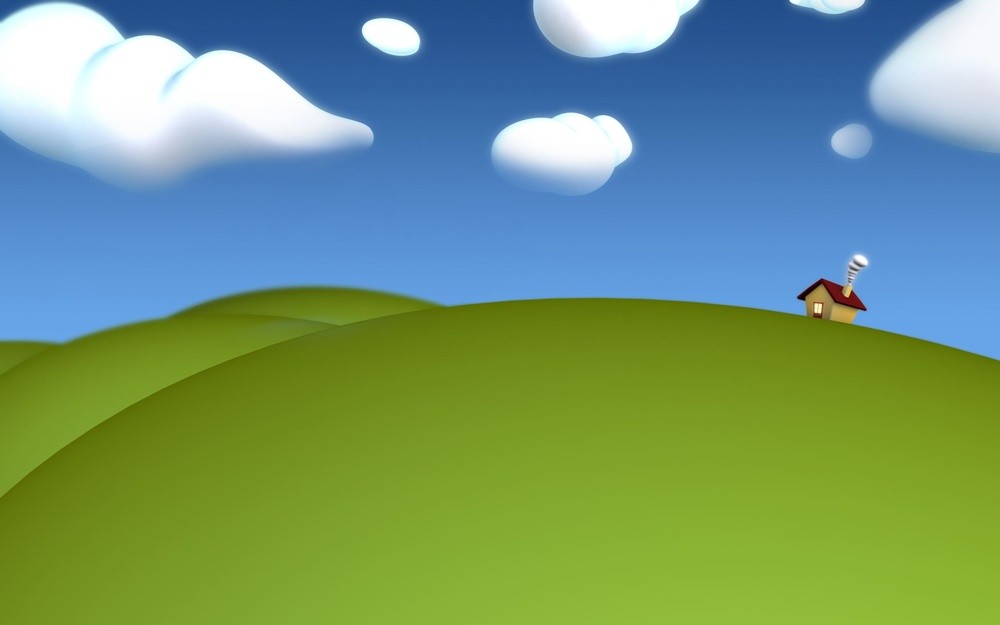
#> input picture Spring 2021/CSCI 6368 - Computer Vision/Mini-projects/Mini-project N1/imagesToProcess/2mbkBZ.jpg, 1000 x 625 px, shrunk from 2560 x 1600 before the run, given in place of ClassHierarchy.jpg, which was not available
$ jupyter execute MiniExam3Preparation.ipynb   (older library calls are emulated)   (text cells are left out)
#> lines starting #> are read from the running program, lines starting #| are printed output that depends on the picture; after the words box and inside, x2 and y2 are one past the last pixel; in counts of white or black regions, pixels touching at a corner belong together; pictures that were not available may be replaced by others from this repository, and a replacement may not be noted
[cell 1]
import numpy as np
import cv2

[cell 2]
hue_image_1 = np.random.randint(low=0, high=181, size=(64, 64))
saturation_image_1 = np.random.randint(low=0, high=256, size=(64, 64))
intensity_image_1 = np.random.randint(low=0, high=256, size=(64, 64))
hue_image_2 = np.random.randint(low=0, high=181, size=(64, 64))
saturation_image_2 = np.random.randint(low=0, high=256, size=(64, 64))
intensity_image_2 = np.random.randint(low=0, high=256, size=(64, 64))

[cell 3]
histogram_image_hue_1 = np.histogram(hue_image_1, bins=10)
histogram_image_saturation_1 = np.histogram(saturation_image_1, bins=10)
histogram_image_intensity_1 = np.histogram(intensity_image_1, bins=10)
histogram_image_hue_2 = np.histogram(hue_image_2, bins=10)
histogram_image_saturation_2 = np.histogram(saturation_image_2, bins=10)
histogram_image_intensity_2 = np.histogram(intensity_image_2, bins=10)

[cell 4]
numerator_sum_hue = 0
numerator_sum_saturation = 0
numerator_sum_intensity = 0

for i in range(0, len(histogram_image_hue_1[0])):
    numerator_sum_hue += np.minimum(histogram_image_hue_1[0][i], histogram_image_hue_2[0][i])
for i in range(0, len(histogram_image_saturation_1[0])):
    numerator_sum_saturation += np.minimum(histogram_image_saturation_1[0][i], histogram_image_saturation_2[0][i])
for i in range(0, len(histogram_image_intensity_1[0])):
    numerator_sum_intensity += np.minimum(histogram_image_intensity_1[0][i], histogram_image_intensity_2[0][i])

denominator_hue = np.minimum(np.sum(histogram_image_hue_1[0]),np.sum(histogram_image_hue_2[0]))
denominator_saturation = np.minimum(np.sum(histogram_image_saturation_1[0]),np.sum(histogram_image_saturation_2[0]))
denominator_intensity = np.minimum(np.sum(histogram_image_intensity_1[0]),np.sum(histogram_image_intensity_2[0]))

[cell 5]
distance_hue = 1-(numerator_sum_hue/denominator_hue)
distance_saturation = 1-(numerator_sum_saturation/denominator_saturation)
distance_intensity = 1-(numerator_sum_intensity/denominator_intensity)
print("Hue distance is: " + str(distance_hue))
print("Saturation distance is: " +str(distance_saturation))
print("Intensity distance is: " +str(distance_intensity))

[cell 6]
import matplotlib.pyplot as plt
import cv2
import sys
from skimage.feature import hog

image = cv2.imread("ClassHierarchy.jpg")
#> image is the input picture: shape (625, 1000, 3); mean B, G, R 117.6, 151.8, 114.7
cv2.imshow('Original Image', image)
cv2.waitKey(0)

fd, hog_image = hog(image, visualize=True, multichannel=True)

cv2.imshow('HOG of Image', hog_image)
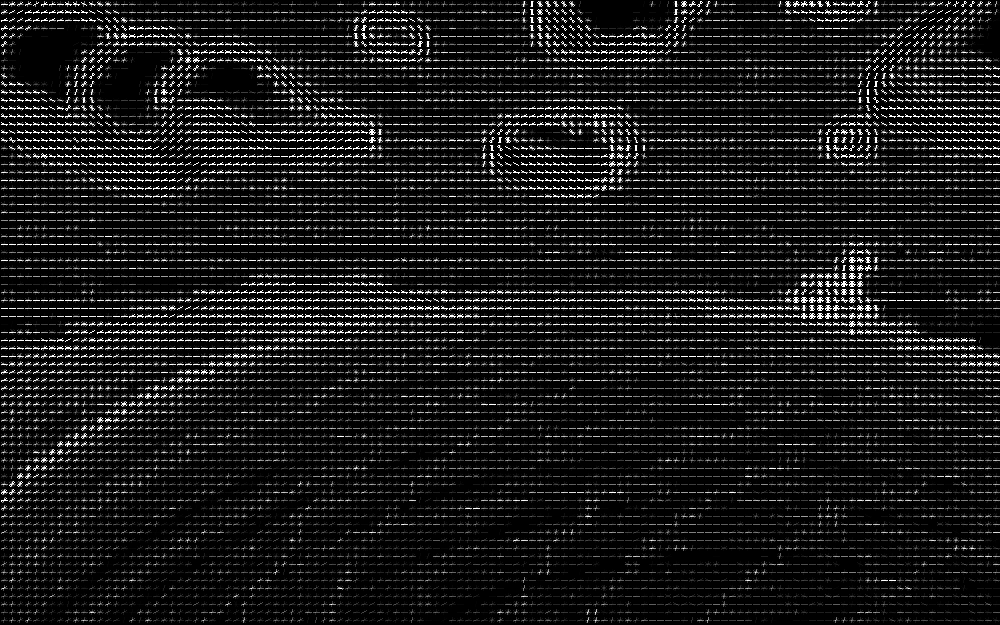
#> window 'HOG of Image': shape (625, 1000); min 0, max 255, mean 25.9
cv2.waitKey(0)
cv2.destroyAllWindows()

[cell 7]
import cv2
import numpy as np

#Video Detection Code

cap = cv2.VideoCapture("test.mp4")

while(True):
    _, frame = cap.read()

    hsv = cv2.cvtColor(frame, cv2.COLOR_BGR2HSV)
#> hsv: shape (625, 1000, 3); mean H, S, V 68.7, 162.3, 176.7
    lower_red1 = np.array([0,120,70])
    upper_red1 = np.array([10,255,255])

    bitwise_mask1 = cv2.inRange(hsv, lower_red1, upper_red1)
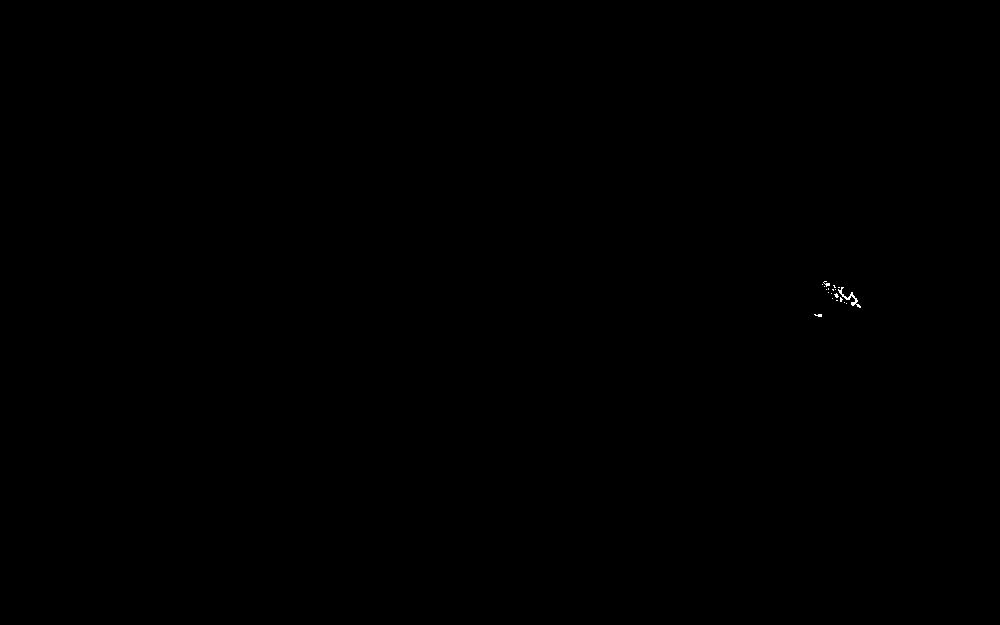
#> bitwise_mask1: shape (625, 1000); 0.03% white in thin lines or dots, all inside (x1, y1, x2, y2) = (814, 281, 861, 317)

    lower_red2 = np.array([170,120,70])
    upper_red2 = np.array([180,255,255])

    bitwise_mask2 = cv2.inRange(hsv, lower_red2, upper_red2)
#> bitwise_mask2: shape (625, 1000); 0.04% white in thin lines or dots, all inside (x1, y1, x2, y2) = (822, 280, 865, 309)

    bitwise_mask = bitwise_mask1 + bitwise_mask2
#> bitwise_mask: shape (625, 1000); 0.07% white; 7 white regions (6 under 20 px), largest, box (x1, y1, x2, y2) and area: (822, 280, 865, 309) 417

    result = cv2.bitwise_and(frame, frame, mask=bitwise_mask)
    cv2.imshow('Original Image',frame)
    cv2.imshow('Bitwise Mask', bitwise_mask)
    cv2.imshow('Result of Detection', result)

    k = cv2.waitKey(5) & 0xFF
#> (key Esc is pressed here)
    if k == 27:
        break

cv2.destroyAllWindows()

cap.release()

[cell 8]
import cv2
import numpy as np

#Image Detection Code

image = cv2.imread("bloodImage.jpg")
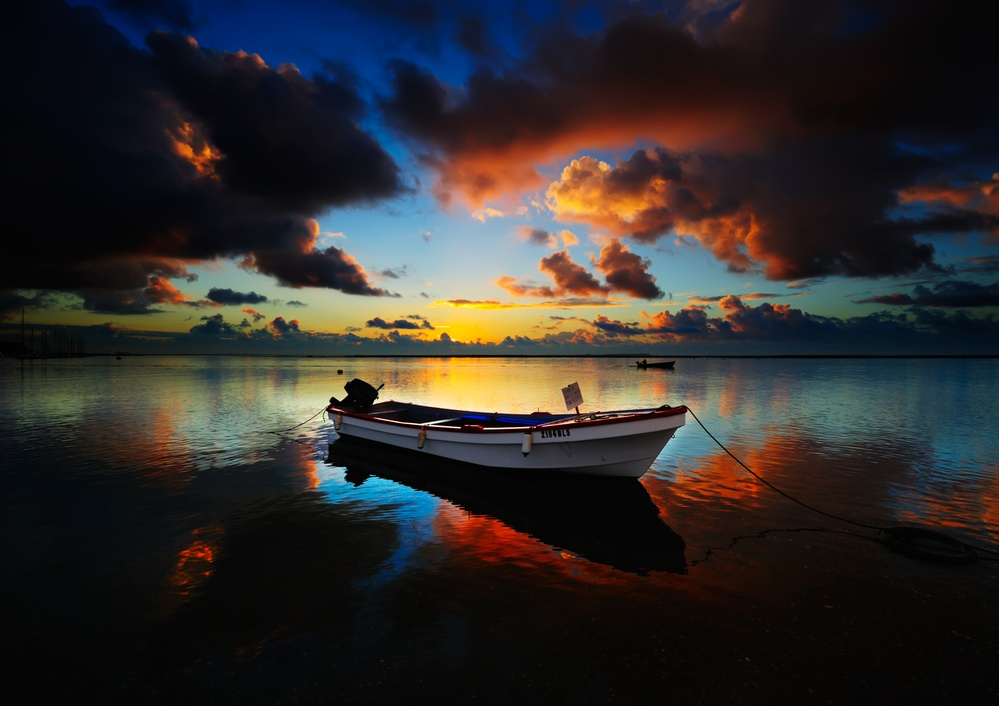
#> input picture Spring 2021/CSCI 6368 - Computer Vision/Mini-projects/Mini-project N1/imagesToProcess/PSyRXg.jpg, 999 x 706 px, shrunk from 3971 x 2808 before the run, given in place of bloodImage.jpg, which was not available
#> image is the input picture: shape (706, 999, 3); mean B, G, R 42.2, 43.7, 47.1

hsv = cv2.cvtColor(image, cv2.COLOR_BGR2HSV)
#> hsv: shape (706, 999, 3); mean H, S, V 65.9, 111.2, 59.3
lower_red1 = np.array([0,120,70])
upper_red1 = np.array([10,255,255])

bitwise_mask1 = cv2.inRange(hsv, lower_red1, upper_red1)
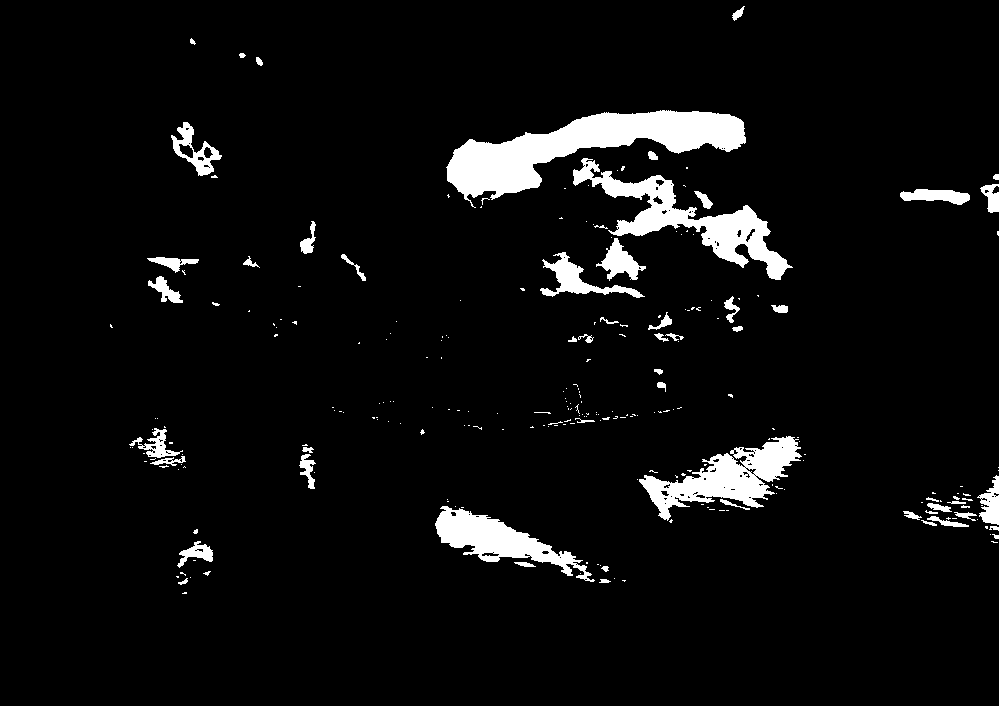
#> bitwise_mask1: shape (706, 999); 5.4% white; 253 white regions (198 under 20 px), largest, box (x1, y1, x2, y2) and area: (446, 110, 746, 208) 11249, (573, 158, 793, 280) 6499, (639, 436, 802, 521) 5397

lower_red2 = np.array([170,120,70])
upper_red2 = np.array([180,255,255])

bitwise_mask2 = cv2.inRange(hsv, lower_red2, upper_red2)
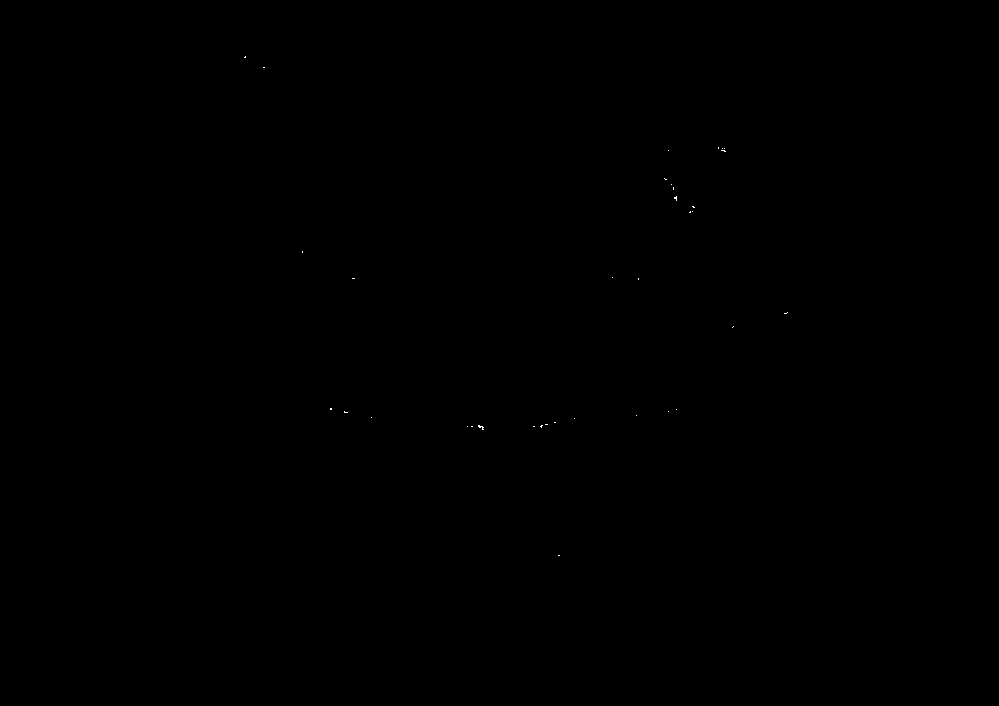
#> bitwise_mask2: shape (706, 999); 0.01% white in thin lines or dots, all inside (x1, y1, x2, y2) = (244, 56, 788, 556)

bitwise_mask = bitwise_mask1 + bitwise_mask2
#> bitwise_mask: shape (706, 999); 5.4% white; 253 white regions (196 under 20 px), largest, box (x1, y1, x2, y2) and area: (446, 110, 746, 208) 11260, (573, 158, 793, 280) 6523, (639, 436, 802, 521) 5397

result = cv2.bitwise_and(image, image, mask=bitwise_mask)
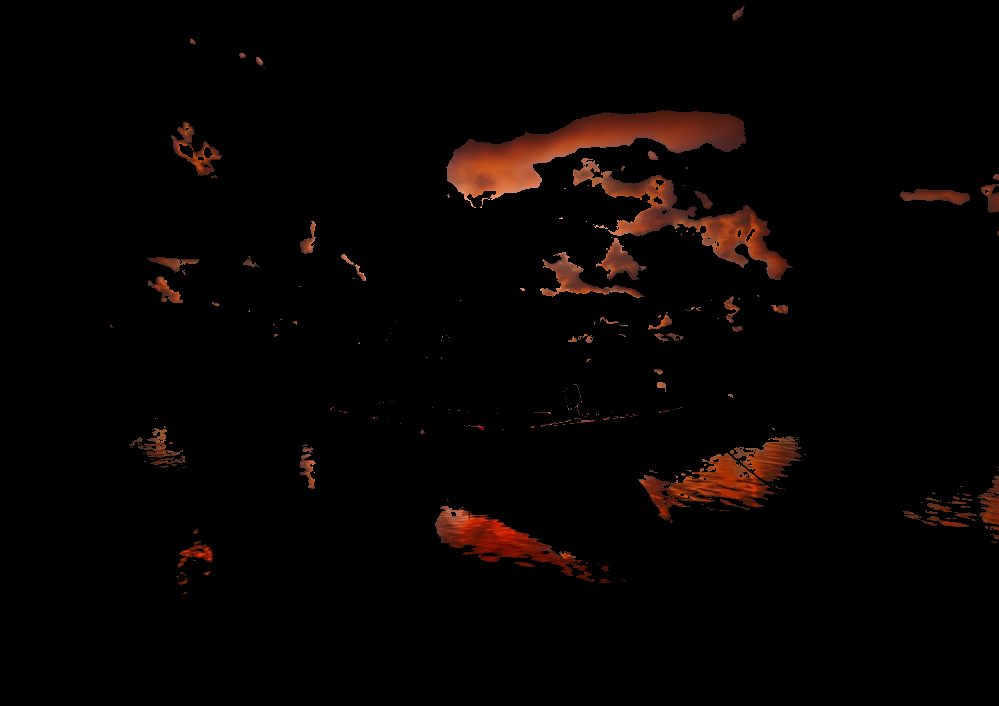
#> result: shape (706, 999, 3); mean B, G, R 1.7, 2.9, 6.8
cv2.imshow('Original Image',image)
cv2.imshow('Bitwise Mask', bitwise_mask)
cv2.imshow('Result of Detection', result)
cv2.waitKey(0)

cv2.destroyAllWindows()
